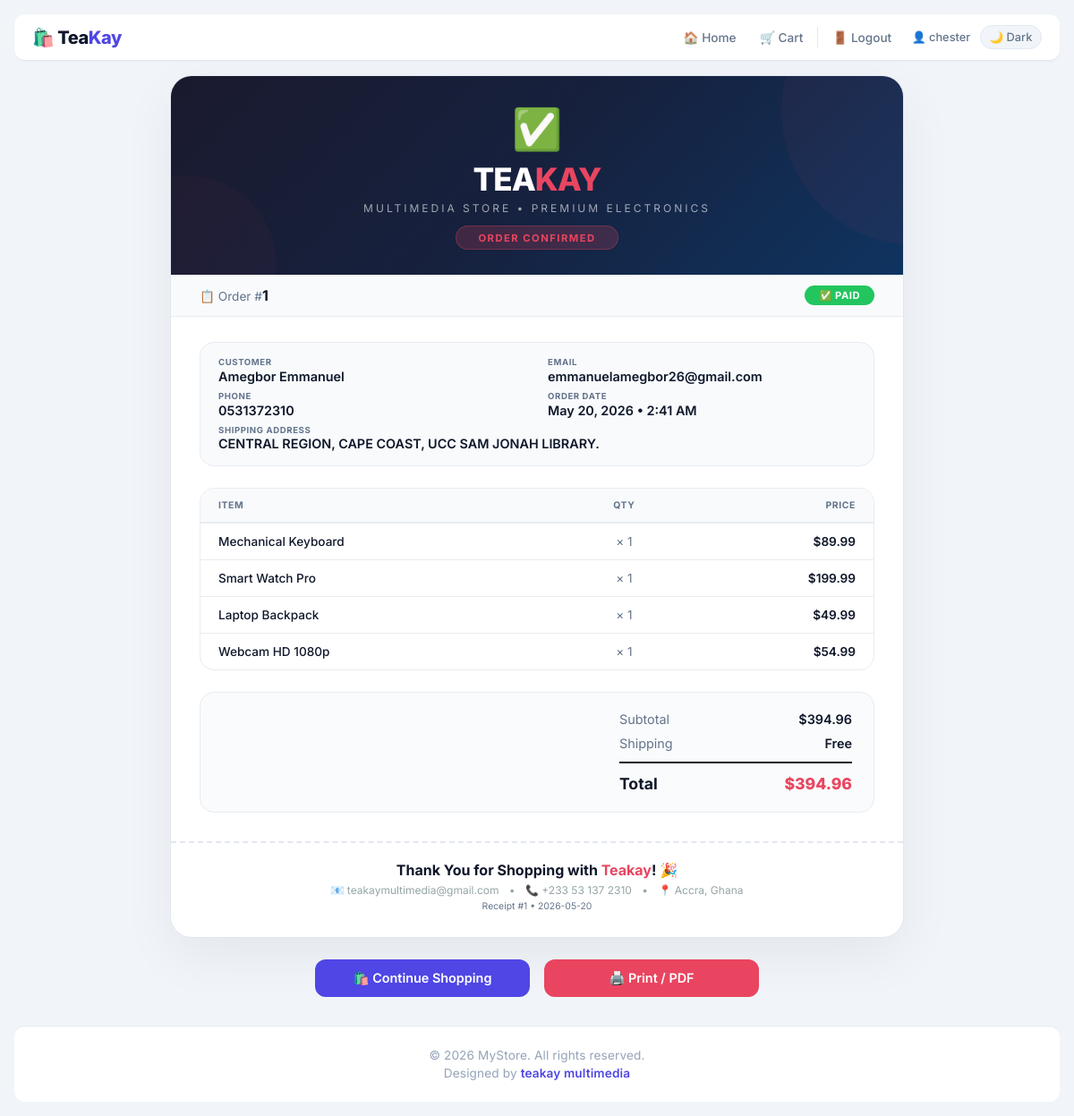
The page /order/1/ (signed in) on the database its author committed.
### store/models.py (models this page shows, shortened)
class Order(models.Model):
    first_name = models.CharField(max_length=100)
    last_name = models.CharField(max_length=100)
    email = models.EmailField()
    address = models.TextField()
    phone = models.CharField(max_length=20)
    created_at = models.DateTimeField(auto_now_add=True)
    paid = models.BooleanField(default=False)
    def get_total_cost(self):
        return sum(item.get_cost() for item in self.items.all())

class OrderItem(models.Model):
    order = models.ForeignKey(Order, related_name='items', on_delete=models.CASCADE)
    product = models.ForeignKey(Product, on_delete=models.CASCADE)
    price = models.DecimalField(max_digits=10, decimal_places=2)
    quantity = models.PositiveIntegerField(default=1)
    def get_cost(self):
        return self.price * self.quantity

class Product(models.Model):
    name = models.CharField(max_length=200)
    description = models.TextField()
    price = models.DecimalField(max_digits=10, decimal_places=2)
    image = models.ImageField(upload_to='product_images/', blank=True, null=True)
    created_at = models.DateTimeField(auto_now_add=True)

### store/views.py (the view)
# urls.py: path('order/<int:order_id>/', views.order_confirmation, name='order_confirmation'),
def order_confirmation(request, order_id):
    order = get_object_or_404(Order, id=order_id)
    return render(request, 'store/order_confirmation.html', {'order': order})

### cart/context_processors.py (called while the page is built)
def cart_count(request):
    cart = request.session.get('cart', {})
    count = sum(cart.values())  # Total quantity of all items
    return {'cart_count': count}

### store/templates/store/order_confirmation.html (shortened to what this page needs)
{% load static %}
<!DOCTYPE html>
<html lang="en">
  <head>
  </head>
  <body>
    <nav class="navbar">
      <div class="nav-container">
        <a href="{% url 'product_list' %}" class="nav-logo">🛍️ Tea<span>Kay</span></a>
        <div class="nav-links" id="navLinks">
          <a href="{% url 'product_list' %}">🏠 Home</a>
          <a href="{% url 'cart_summary' %}" class="cart-wrapper">
            🛒 Cart
          </a>
          {% if user.is_authenticated %}
            <a href="{% url 'logout' %}">🚪 Logout</a>
            <span class="username">👤 {{ user.username }}</span>
          {% else %}
            <a href="{% url 'login' %}">🔐 Login</a>
            <a href="{% url 'signup' %}">✨ Sign Up</a>
          {% endif %}
          <button class="theme-toggle" id="themeToggle" aria-label="Toggle dark mode">
            🌙 Dark
          </button>
        </div>
      </div>
    </nav>
    <div class="confirmation-container">
      <div class="receipt-card">
        <div class="receipt-header">
          <span class="success-icon">✅</span>
          <div class="store-logo">TEA<span>KAY</span></div>
          <div class="store-tagline">Multimedia Store • Premium Electronics</div>
          <div class="receipt-title">Order Confirmed</div>
        </div>
        <div class="order-status-bar">
          <span class="order-number">
            📋 Order #<strong>{{ order.id }}</strong>
          </span>
          <span class="status-badge {% if not order.paid %}pending{% endif %}">
            {% if order.paid %}✅ Paid{% else %}⏳ Pending Payment{% endif %}
          </span>
        </div>
        <div class="receipt-body">
          <div class="customer-info">
            <div class="info-item">
              <span class="label">Customer</span>
              <span class="value">{{ order.first_name }} {{ order.last_name }}</span>
            </div>
            <div class="info-item">
              <span class="label">Email</span>
              <span class="value">{{ order.email }}</span>
            </div>
            <div class="info-item">
              <span class="label">Phone</span>
              <span class="value">{{ order.phone }}</span>
            </div>
            <div class="info-item">
              <span class="label">Order Date</span>
              <span class="value">{{ order.created_at|date:"F j, Y • g:i A" }}</span>
            </div>
            <div class="info-item full-width">
              <span class="label">Shipping Address</span>
              <span class="value">{{ order.address }}</span>
            </div>
          </div>
          <div class="items-table-wrap">
            <table class="items-table">
              <thead>
                <tr>
                  <th>Item</th>
                  <th style="text-align:center;">Qty</th>
                  <th style="text-align:right;">Price</th>
                </tr>
              </thead>
              <tbody>
                {% for item in order.items.all %}
                <tr>
                  <td class="item-name">{{ item.product.name }}</td>
                  <td style="text-align:center;" class="item-qty">× {{ item.quantity }}</td>
                  <td>${{ item.get_cost }}</td>
                </tr>
                {% endfor %}
              </tbody>
            </table>
          </div>
          <div class="totals-section">
            <div class="total-row">
              <span class="label">Subtotal</span>
              <span class="amount">${{ order.get_total_cost }}</span>
            </div>
            <div class="total-row">
              <span class="label">Shipping</span>
              <span class="amount">Free</span>
            </div>
            <div class="total-row grand-total">
              <span class="label">Total</span>
              <span class="amount">${{ order.get_total_cost }}</span>
            </div>
          </div>
        </div>
        <div class="receipt-footer">
          <div class="thank-you">Thank You for Shopping with <span>Teakay</span>! 🎉</div>
          <div class="footer-meta">
            <span>📧 teakaymultimedia@gmail.com</span>
            <span class="dot">•</span>
            <span>📞 +233 53 137 2310</span>
            <span class="dot">•</span>
            <span>📍 Accra, Ghana</span>
            <span class="receipt-id">Receipt #{{ order.id }} • {{ order.created_at|date:"Y-m-d" }}</span>
          </div>
        </div>
      </div>
      <div class="action-buttons">
        <a href="{% url 'product_list' %}" class="btn btn-primary">
          🛍️ Continue Shopping
        </a>
        <button onclick="window.print()" class="btn btn-print">
          🖨️ Print / PDF
        </button>
      </div>
    </div>
    <footer class="footer">
      <p>&copy; 2026 MyStore. All rights reserved.</p>
      <p>Designed by <span>teakay multimedia</span></p>
    </footer>
  </body>
</html>

### rows shown on the page
Order: id "1", first_name "Amegbor", last_name "Emmanuel", email "emmanuelamegbor26@gmail.com", phone "0531372310", created_at "May 20, 2026 • 2:41 AM", address "CENTRAL REGION, CAPE COAST, UCC SAM JONAH LIBRARY.", get_total_cost "394.96", created_at "2026-05-20"
OrderItem: product.name "Mechanical Keyboard", quantity "1", get_cost "89.99"
OrderItem: product.name "Smart Watch Pro", quantity "1", get_cost "199.99"
OrderItem: product.name "Laptop Backpack", quantity "1", get_cost "49.99"
OrderItem: product.name "Webcam HD 1080p", quantity "1", get_cost "54.99"

### other values the page prints
{{ user.username }} "chester"
